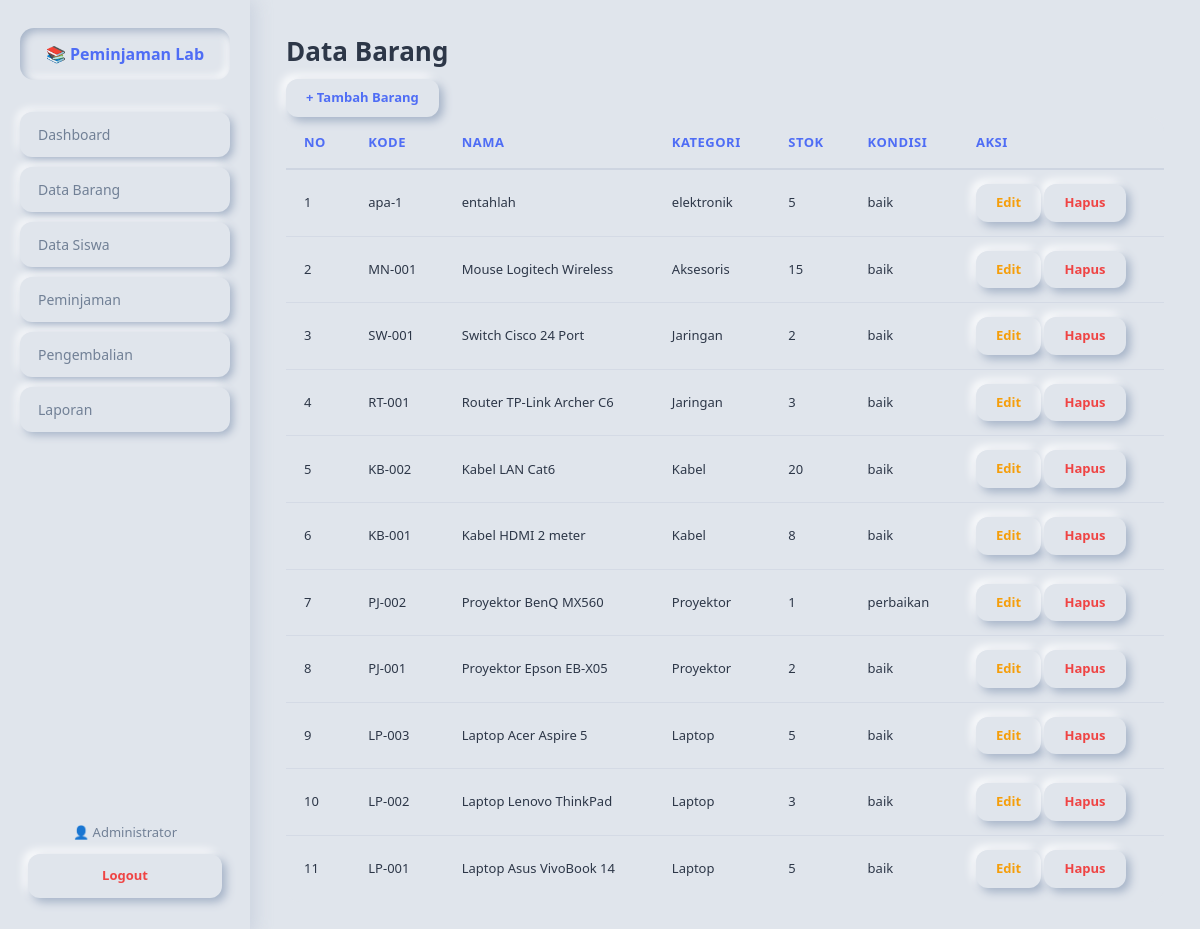
/pages/barang.php (signed in), run on the app's committed database.
### tables this page shows
CREATE TABLE `barangs` (
  `id_barang` int(11) NOT NULL,
  `kode_barang` varchar(20) NOT NULL,
  `nama_barang` varchar(100) NOT NULL,
  `kategori` varchar(50) DEFAULT NULL,
  `stok` int(11) DEFAULT 0,
  `kondisi` enum('baik','rusak','perbaikan') DEFAULT 'baik'
);

### pages/barang.php (the view)
<?php
include 'header.php';
include '../config/koneksi.php';
?>
<h1>Data Barang</h1>
<a href="barang_form.php" class="btn-primary">+ Tambah Barang</a>
<table>
    <tr>
        <th>No</th><th>Kode</th><th>Nama</th><th>Kategori</th><th>Stok</th><th>Kondisi</th><th>Aksi</th>
    </tr>
    <?php
    $no = 1;
    $q = mysqli_query($koneksi, "SELECT * FROM barangs ORDER BY id_barang DESC");
    while ($r = mysqli_fetch_assoc($q)):
    ?>
    <tr>
        <td><?= $no++ ?></td>
        <td><?= $r['kode_barang'] ?></td>
        <td><?= $r['nama_barang'] ?></td>
        <td><?= $r['kategori'] ?></td>
        <td><?= $r['stok'] ?></td>
        <td><?= $r['kondisi'] ?></td>
        <td>
            <a href="barang_form.php?id=<?= $r['id_barang'] ?>" class="btn-warning">Edit</a>
            <a href="barang_hapus.php?id=<?= $r['id_barang'] ?>" class="btn-danger" onclick="return confirm('Yakin hapus?')">Hapus</a>
        </td>
    </tr>
    <?php endwhile; ?>
</table>
<?php include 'footer.php'; ?>

### assets/style.css (style rules this page uses)
* { margin: 0; padding: 0; box-sizing: border-box; font-family: 'Segoe UI', Tahoma, sans-serif; }
:root { --bg: #e0e5ec; --text: #2d3748; --text-soft: #718096; --accent: #4f6df5; --accent-dark: #3a54d4; --danger: #ef4444; --warning: #f59e0b; --success: #10b981; --shadow-light: #ffffff; --shadow-dark: #a3b1c6; }
body { background: var(--bg); color: var(--text); font-size: 14px; line-height: 1.5; min-height: 100vh; }
.content h1 { font-size: 26px; font-weight: 700; color: var(--text); margin-bottom: 8px; }
table { width: 100%; border-collapse: collapse; border-radius: 14px; overflow: hidden; background: var(--bg); }
table th { background: var(--bg); color: var(--accent); padding: 16px 18px; text-align: left; font-size: 13px; font-weight: 700; text-transform: uppercase; letter-spacing: 0.5px; border-bottom: 2px solid rgba(163, 177, 198, 0.3); }
table td { padding: 14px 18px; font-size: 13px; color: var(--text); border-bottom: 1px solid rgba(163, 177, 198, 0.2); }
table tr:last-child td { border-bottom: none; }
table tbody tr { transition: all 0.15s; }
.btn-primary, .btn-secondary, .btn-warning, .btn-danger { display: inline-block; padding: 11px 20px; border-radius: 12px; text-decoration: none; font-size: 13px; font-weight: 600; cursor: pointer; border: none; transition: all 0.2s; background: var(--bg); line-height: 1.2; }
.btn-primary { color: var(--accent); box-shadow: 4px 4px 10px var(--shadow-dark), -4px -4px 10px var(--shadow-light); }
.btn-warning { color: var(--warning); box-shadow: 4px 4px 10px var(--shadow-dark), -4px -4px 10px var(--shadow-light); }
.btn-danger { color: var(--danger); box-shadow: 4px 4px 10px var(--shadow-dark), -4px -4px 10px var(--shadow-light); }

### data on the page
barangs: kode_barang "apa-1", nama_barang "entahlah", kategori "elektronik", stok "5", kondisi "baik"
barangs: kode_barang "MN-001", nama_barang "Mouse Logitech Wireless", kategori "Aksesoris", stok "15", kondisi "baik"
barangs: kode_barang "SW-001", nama_barang "Switch Cisco 24 Port", kategori "Jaringan", stok "2", kondisi "baik"
barangs: kode_barang "RT-001", nama_barang "Router TP-Link Archer C6", kategori "Jaringan", stok "3", kondisi "baik"
barangs: kode_barang "KB-002", nama_barang "Kabel LAN Cat6", kategori "Kabel", stok "20", kondisi "baik"
barangs: kode_barang "KB-001", nama_barang "Kabel HDMI 2 meter", kategori "Kabel", stok "8", kondisi "baik"
barangs: kode_barang "PJ-002", nama_barang "Proyektor BenQ MX560", kategori "Proyektor", stok "1", kondisi "perbaikan"
barangs: kode_barang "PJ-001", nama_barang "Proyektor Epson EB-X05", kategori "Proyektor", stok "2", kondisi "baik"
barangs: kode_barang "LP-003", nama_barang "Laptop Acer Aspire 5", kategori "Laptop", stok "5", kondisi "baik"
barangs: kode_barang "LP-002", nama_barang "Laptop Lenovo ThinkPad", kategori "Laptop", stok "3", kondisi "baik"
barangs: kode_barang "LP-001", nama_barang "Laptop Asus VivoBook 14", kategori "Laptop", stok "5", kondisi "baik"

### other printed values
$_SESSION['nama_admin'] "Administrator"
